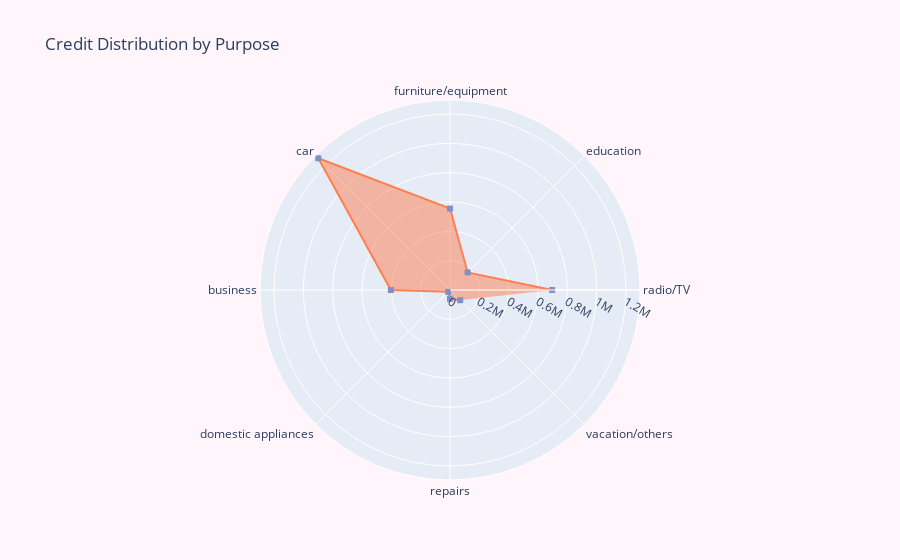

Write notebook code for a chart like this one.
### Code cell
radio_tv = np.sum(df['Credit_amount'].loc[df['Purpose'] == 'radio/TV'].values)
education = np.sum(df['Credit_amount'].loc[df['Purpose'] == 'education'].values)
furniture = np.sum(df['Credit_amount'].loc[df['Purpose'] == 'furniture/equipment'].values)
car = np.sum(df['Credit_amount'].loc[df['Purpose'] == 'car'].values)
business = np.sum(df['Credit_amount'].loc[df['Purpose'] == 'business'].values)
domestic_app = np.sum(df['Credit_amount'].loc[df['Purpose'] == 'domestic appliances'].values)
repairs = np.sum(df['Credit_amount'].loc[df['Purpose'] == 'repairs'].values)
vacation_others = np.sum(df['Credit_amount'].loc[df['Purpose'] == 'vacation/others'].values)

df_purposes = pd.DataFrame(data=[[radio_tv, education, furniture, car, business, domestic_app, repairs, vacation_others]],
                          columns=df["Purpose"].unique())

#print(df_purposes)

data = [
    go.Scatterpolar(
        r = [radio_tv, education, furniture,car, business, domestic_app, repairs, vacation_others],
        theta = df['Purpose'].unique().tolist(),
        line = dict(
            color = "#ff7f50"
        ),
        mode = 'lines+markers',
        fill='toself',
        marker = dict(
            color = '#8090c7',
            symbol='square',
            size=6
        )
    )
]

layout = go.Layout(
    showlegend = False,
    title= "Credit Distribution by Purpose",
    paper_bgcolor = "rgb(255, 245, 250)"
)

fig = dict(data=data, layout=layout)
iplot(fig, filename = 'polar/basic')

### Figure 1 — Plotly figure (JSON) as saved in the notebook; plotly's stock layout.template omitted (floating-point values rounded to 4 significant figures)
{"data": [{"fill": "toself", "line": {"color": "#ff7f50"}, "marker": {"color": "#8090c7", "size": 6, "symbol": "square"}, "mode": "lines+markers", "r": [696543, 169873, 555125, 1269881, 403330, 17976, 60018, 98512], "theta": ["radio/TV", "education", "furniture/equipment", "car", "business", "domestic appliances", "repairs", "vacation/others"], "type": "scatterpolar"}], "layout": {"paper_bgcolor": "rgb(255, 245, 250)", "showlegend": false, "title": {"text": "Credit Distribution by Purpose"}}}
